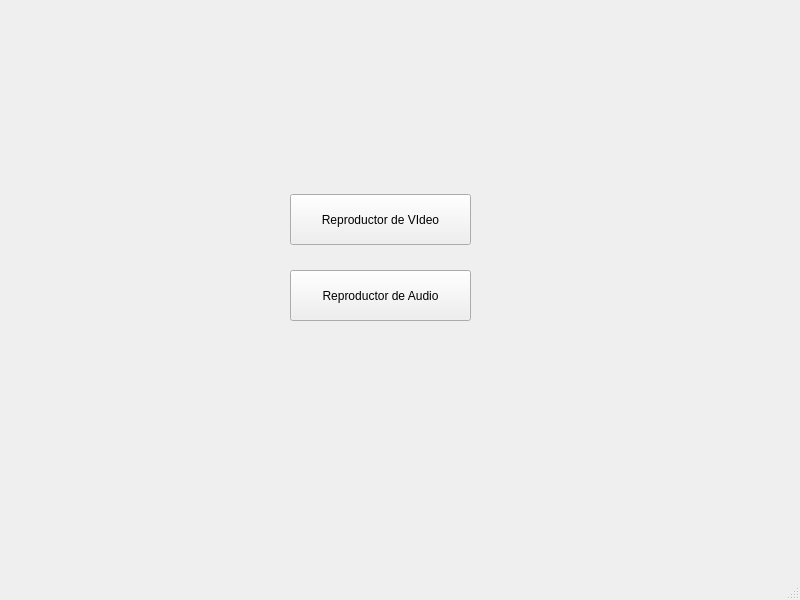
<?xml version="1.0" encoding="UTF-8"?>
<ui version="4.0">
 <class>MainWindow</class>
 <widget class="QMainWindow" name="MainWindow">
  <property name="geometry">
   <rect>
    <x>0</x>
    <y>0</y>
    <width>800</width>
    <height>600</height>
   </rect>
  </property>
  <property name="windowTitle">
   <string>MainWindow</string>
  </property>
  <widget class="QWidget" name="centralwidget">
   <widget class="QPushButton" name="pushButton">
    <property name="geometry">
     <rect>
      <x>290</x>
      <y>194</y>
      <width>181</width>
      <height>51</height>
     </rect>
    </property>
    <property name="text">
     <string>Reproductor de VIdeo</string>
    </property>
   </widget>
   <widget class="QPushButton" name="pushButton_2">
    <property name="geometry">
     <rect>
      <x>290</x>
      <y>270</y>
      <width>181</width>
      <height>51</height>
     </rect>
    </property>
    <property name="text">
     <string>Reproductor de Audio</string>
    </property>
   </widget>
  </widget>
  <widget class="QMenuBar" name="menubar">
   <property name="geometry">
    <rect>
     <x>0</x>
     <y>0</y>
     <width>800</width>
     <height>22</height>
    </rect>
   </property>
  </widget>
  <widget class="QStatusBar" name="statusbar"/>
 </widget>
 <resources/>
 <connections/>
</ui>
